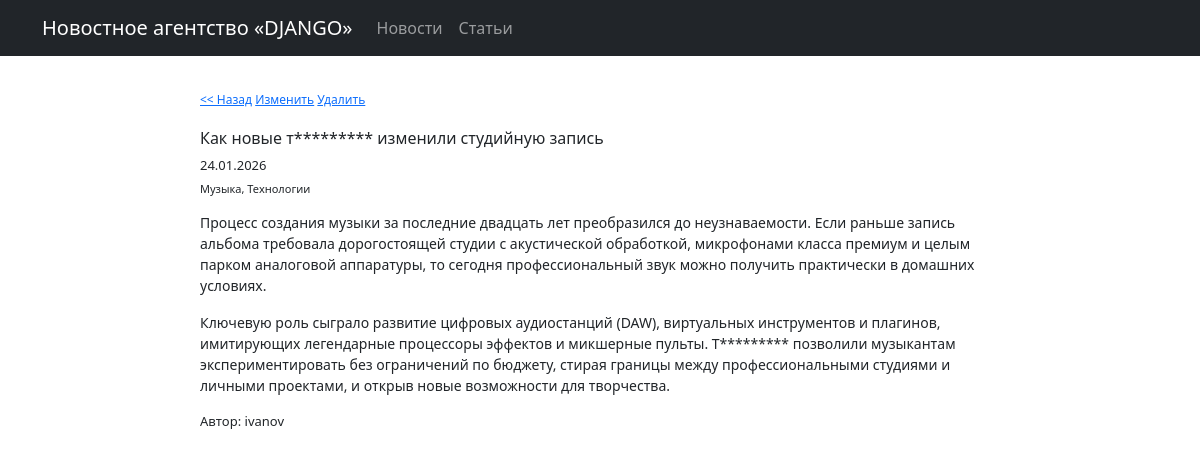
The page /articles/2 on the database its author committed.
### news/models.py (models this page shows, shortened)
class Post(models.Model):
    news = 'NE'
    article = 'AR'
    POST_TYPES = [
        (news, 'Новость'),
        (article, 'Статья'),
    ]
    author = models.ForeignKey(Author, on_delete=models.CASCADE)
    post_type = models.CharField(max_length=2, choices=POST_TYPES)
    created_at = models.DateTimeField(auto_now_add=True)
    title = models.CharField(max_length=255)
    text = models.TextField()
    rating = models.IntegerField(default=0)
    categories = models.ManyToManyField(Category, through="PostCategory")

class Author(models.Model):
    user = models.OneToOneField(User, on_delete=models.CASCADE)
    rating = models.IntegerField(default=0)

### news/views.py (the view)
class NewsInfo(DetailView):
    model = Post
    post_type = None
    template_name = None
    context_object_name = None
    def setup(self, request, *args, **kwargs):
        super().setup(request, *args, **kwargs)
        self.post_type = kwargs.get("post_type")
        self.template_name = f'{self.post_type}_info.html'
        self.context_object_name = self.post_type.__str__()
    def get_queryset(self):
        queryset = super().get_queryset()
        queryset = queryset.filter(
            post_type='NE' if self.post_type == "news" else "AR"
        )
        return queryset
    def get_context_data(self, **kwargs):
        obj = self.get_object()
        context = super().get_context_data(**kwargs)
        context['text'] = obj.text.split("\n")
        categories = PostCategory.objects.filter(post=obj)
        context['category_names'] = ", ".join([category.category.name for category in categories])
        return context

### news/templatetags/custom_filters.py (called while the page is built)
@register.filter()
def censor(value):
    value_split = value.split()
    for index, value_str in enumerate(value_split):
        if value_str.lower() in forbidden_words:
            value_split[index] = value_str[0] + "*" * (len(value_str) - 1)
    return " ".join(value_split)

### templates/articles_info.html (shortened to what this page needs)
{% extends 'flatpages/default.html' %}
{% load custom_filters %}
{% block content %}
    <div style="margin: 35px auto; width: 800px; text-align: left;">
        <div style="font-size: 12px; margin-bottom: 20px;"><a href="/articles"><< Назад</a> <a href="{{ articles.id }}/update">Изменить</a> <a href="{{ articles.id }}/delete">Удалить</a></div>
        <div>
            <h1 style="font-size: 16px">{{ articles.title|censor }}</h1>
            <p style="font-size: 13px; margin-bottom: 5px">{{ articles.created_at|date:'d.m.Y' }}</p>
            <p style="font-size: 11px; margin-bottom: 15px">{{ category_names }}</p>
            {% for text_block in text %}
                <p style="font-size: 14px">{{ text_block|censor }}</p>
            {% endfor %}
            <p style="font-size: 13px; margin-bottom: 15px">Автор: {{ articles.author.user.username }}</p>
        </div>
    </div>
{% endblock content %}

### rows shown on the page
Post: title|censor "Как новые т********* изменили студийную запись", created_at "24.01.2026", author.user.username "ivanov"

### other values the page prints
{{ category_names }} "Музыка, Технологии"
